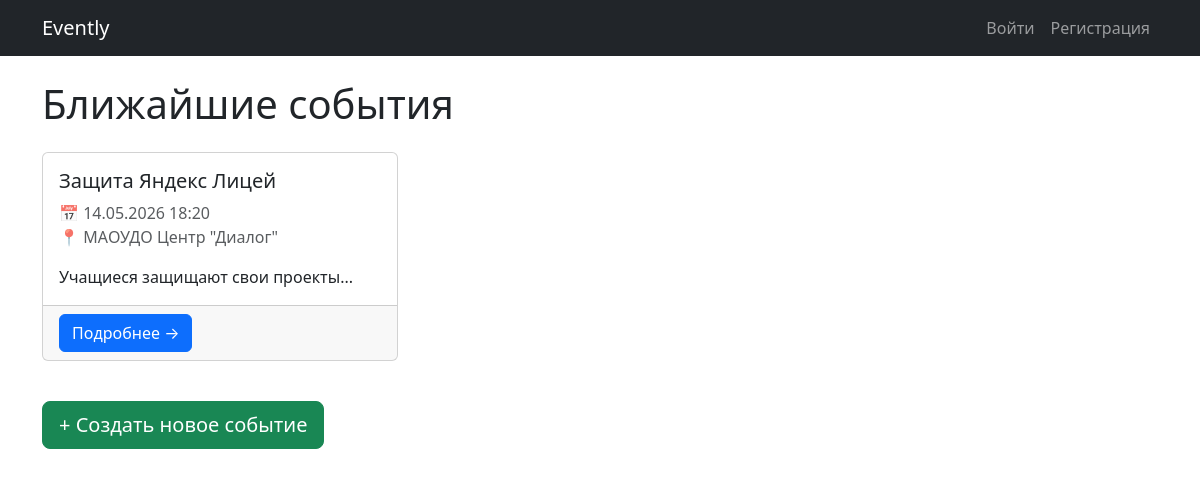
The page / on the database its author committed.
### app/models.py (models this page shows)
class Event(db.Model):
    id = db.Column(db.Integer, primary_key=True)
    title = db.Column(db.String(150), nullable=False)
    description = db.Column(db.Text, nullable=False)
    date = db.Column(db.DateTime, nullable=False)
    location = db.Column(db.String(150), nullable=False)
    category = db.Column(db.String(50))
    image = db.Column(db.String(200))
    user_id = db.Column(db.Integer, db.ForeignKey("user.id"), nullable=False)
    created_at = db.Column(db.DateTime, default=datetime.utcnow)

### app/routes/main.py (the view)
@main_bp.route("/")
def index():
    all_events = Event.query.order_by(Event.date.desc()).all()
    return render_template("index.html", events=all_events)

### app/templates/index.html (shortened to what this page needs)
{% extends "base.html" %}
{% block content %}
<h1 class="mb-4">Ближайшие события</h1>
<div class="row">
    {% if events %}
        {% for event in events %}
        <div class="col-md-6 col-lg-4 mb-4">
            <div class="card h-100">
                <div class="card-body">
                    <h5 class="card-title">{{ event.title }}</h5>
                    <p class="card-text text-muted">
                        📅 {{ event.date.strftime('%d.%m.%Y %H:%M') }}<br>
                        📍 {{ event.location }}
                    </p>
                    <p class="card-text">{{ event.description[:120] }}...</p>
                </div>
                <div class="card-footer">
                    <a href="{{ url_for('events.detail', event_id=event.id) }}"
                       class="btn btn-primary">Подробнее →</a>
                </div>
            </div>
        </div>
        {% endfor %}
    {% else %}
        <p class="lead">Пока нет предстоящих событий. Создайте первое!</p>
    {% endif %}
</div>
<a href="{{ url_for('events.create') }}" class="btn btn-success btn-lg mt-3">+ Создать новое событие</a>
{% endblock %}

### rows shown on the page
Event: title "Защита Яндекс Лицей", date "14.05.2026 18:20", location "МАОУДО Центр \"Диалог\"", description "Учащиеся защищают свои проекты"
